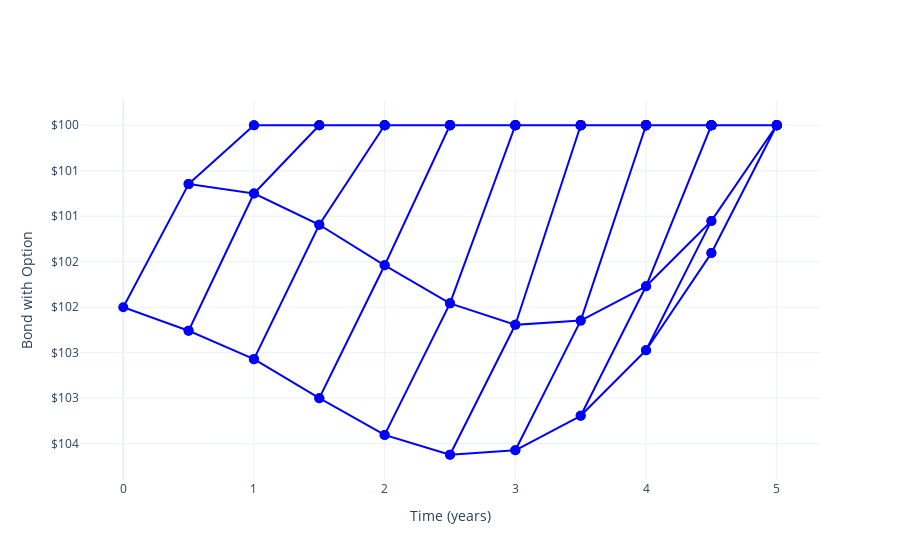

Notebook code for this chart:
### Markdown cell above
# BOND VALUE

### Code cell
figs["bond"].show()

### Figure 1 — Plotly figure (JSON) as saved in the notebook; plotly's stock layout.template omitted (floating-point values rounded to 4 significant figures)
{"data": [{"hovertemplate": "$%{y:,.2f}<extra></extra>", "line": {"color": "blue"}, "marker": {"color": "blue", "size": 10}, "mode": "lines+markers", "type": "scatter", "x": [0.5, 0, 0.5], "y": [100.6, 102, 102.3]}, {"hovertemplate": "$%{y:,.2f}<extra></extra>", "line": {"color": "blue"}, "marker": {"color": "blue", "size": 10}, "mode": "lines+markers", "type": "scatter", "x": [1, 0.5, 1, 0.5, 1], "y": [100, 100.6, 100.7, 102.3, 102.6]}, {"hovertemplate": "$%{y:,.2f}<extra></extra>", "line": {"color": "blue"}, "marker": {"color": "blue", "size": 10}, "mode": "lines+markers", "type": "scatter", "x": [1.5, 1, 1.5, 1, 1.5, 1, 1.5], "y": [100, 100, 100, 100.7, 101.1, 102.6, 103.0]}, {"hovertemplate": "$%{y:,.2f}<extra></extra>", "line": {"color": "blue"}, "marker": {"color": "blue", "size": 10}, "mode": "lines+markers", "type": "scatter", "x": [2, 1.5, 2, 1.5, 2, 1.5, 2, 1.5, 2], "y": [100, 100, 100, 100, 100, 101.1, 101.5, 103.0, 103.4]}, {"hovertemplate": "$%{y:,.2f}<extra></extra>", "line": {"color": "blue"}, "marker": {"color": "blue", "size": 10}, "mode": "lines+markers", "type": "scatter", "x": [2.5, 2, 2.5, 2, 2.5, 2, 2.5, 2, 2.5, 2, 2.5], "y": [100, 100, 100, 100, 100, 100, 100, 101.5, 102.0, 103.4, 103.6]}, {"hovertemplate": "$%{y:,.2f}<extra></extra>", "line": {"color": "blue"}, "marker": {"color": "blue", "size": 10}, "mode": "lines+markers", "type": "scatter", "x": [3, 2.5, 3, 2.5, 3, 2.5, 3, 2.5, 3, 2.5, 3, 2.5, 3], "y": [100, 100, 100, 100, 100, 100, 100, 100, 100, 102.0, 102.2, 103.6, 103.6]}, {"hovertemplate": "$%{y:,.2f}<extra></extra>", "line": {"color": "blue"}, "marker": {"color": "blue", "size": 10}, "mode": "lines+markers", "type": "scatter", "x": [3.5, 3, 3.5, 3, 3.5, 3, 3.5, 3, 3.5, 3, 3.5, 3, 3.5, 3, 3.5], "y": [100, 100, 100, 100, 100, 100, 100, 100, 100, 100, 100, 102.2, 102.1, 103.6, 103.2]}, {"hovertemplate": "$%{y:,.2f}<extra></extra>", "line": {"color": "blue"}, "marker": {"color": "blue", "size": 10}, "mode": "lines+markers", "type": "scatter", "x": [4, 3.5, 4, 3.5, 4, 3.5, 4, 3.5, 4, 3.5, 4, 3.5, 4, 3.5, 4, 3.5, 4], "y": [100, 100, 100, 100, 100, 100, 100, 100, 100, 100, 100, 100, 100, 102.1, 101.8, 103.2, 102.5]}, {"hovertemplate": "$%{y:,.2f}<extra></extra>", "line": {"color": "blue"}, "marker": {"color": "blue", "size": 10}, "mode": "lines+markers", "type": "scatter", "x": [4.5, 4, 4.5, 4, 4.5, 4, 4.5, 4, 4.5, 4, 4.5, 4, 4.5, 4, 4.5, 4, 4.5, 4, 4.5], "y": [100, 100, 100, 100, 100, 100, 100, 100, 100, 100, 100, 100, 100, 100, 100, 101.8, 101.1, 102.5, 101.4]}, {"hovertemplate": "$%{y:,.2f}<extra></extra>", "line": {"color": "blue"}, "marker": {"color": "blue", "size": 10}, "mode": "lines+markers", "type": "scatter", "x": [5, 4.5, 5, 4.5, 5, 4.5, 5, 4.5, 5, 4.5, 5, 4.5, 5, 4.5, 5, 4.5, 5, 4.5, 5, 4.5, 5], "y": [100, 100, 100, 100, 100, 100, 100, 100, 100, 100, 100, 100, 100, 100, 100, 100, 100, 101.1, 100, 101.4, 100, 100, 100]}], "layout": {"showlegend": false, "xaxis": {"title": {"text": "Time (years)"}}, "yaxis": {"autorange": "reversed", "tickformat": ".0f", "tickprefix": "$", "title": {"text": "Bond with Option"}}}}
